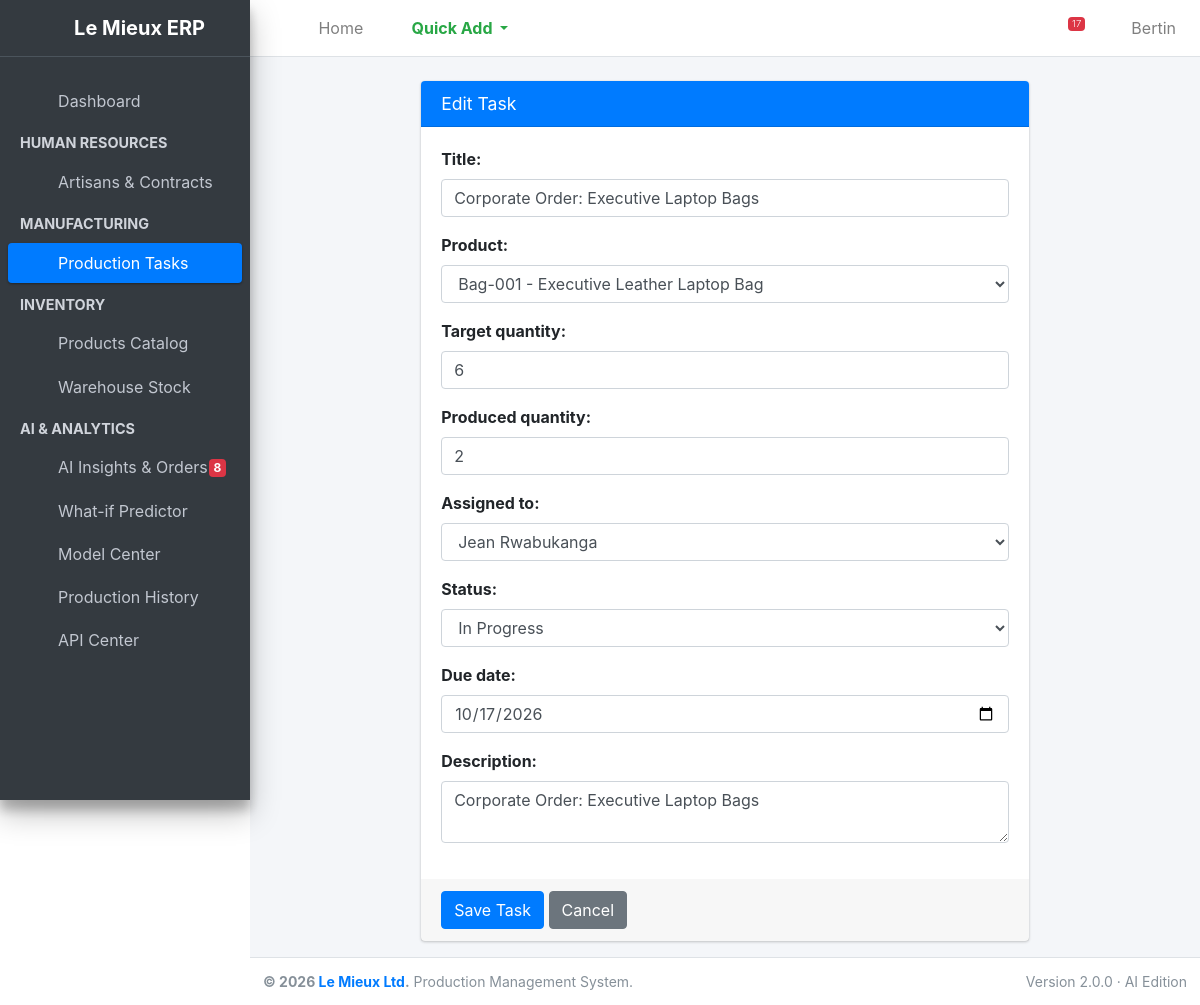
Before: /production/tasks/14/edit/ (signed in) with the older database file.
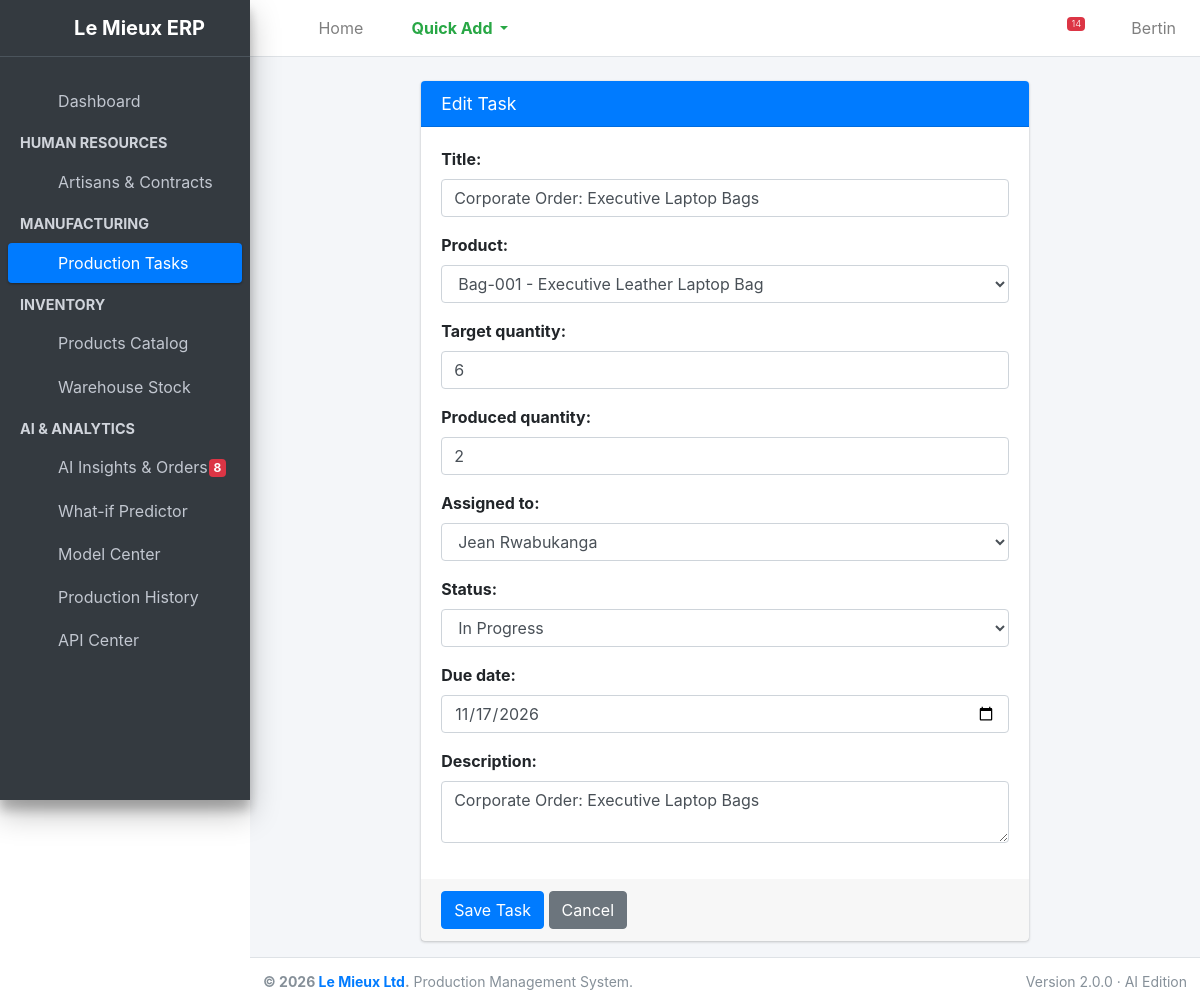
After: the same page with the newer database file.
### production/models.py (models this page shows, shortened)
class ProductionTask(models.Model):
    STATUS_CHOICES = [
        ('Pending', 'Pending'),
        ('In Progress', 'In Progress'),
        ('Completed', 'Completed'),
    ]
    title = models.CharField(max_length=200, help_text="e.g. Batch 1: Classic Belts")
    product = models.ForeignKey(Product, on_delete=models.PROTECT, related_name='tasks', null=True)
    target_quantity = models.PositiveIntegerField(default=1)
    produced_quantity = models.PositiveIntegerField(default=0)
    description = models.TextField(blank=True, null=True)
    assigned_to = models.ForeignKey(Employee, on_delete=models.SET_NULL, null=True, related_name='tasks')
    status = models.CharField(max_length=20, choices=STATUS_CHOICES, default='Pending')
    due_date = models.DateField()
    created_at = models.DateTimeField(auto_now_add=True)
    @property
    def is_overdue(self):
        if self.due_date and self.status != 'Completed':
            return self.due_date < datetime.date.today()
        return False
    def __init__(self, *args, **kwargs):
        super().__init__(*args, **kwargs)
        self._original_target = self.target_quantity if self.pk else 0
        self._original_due = self.due_date if self.pk else None

### production/views.py (the view)
# urls.py: path('tasks/<int:pk>/edit/', views.task_update, name='task_update'),
@login_required
@user_passes_test(is_staff_check, login_url='/')
def task_update(request, pk):
    task = get_object_or_404(ProductionTask, pk=pk)
    if request.method == 'POST':
        form = ProductionTaskForm(request.POST, instance=task)
        if form.is_valid():
            form.save()
            return redirect('production:task_list')
    else:
        form = ProductionTaskForm(instance=task)
    return render(request, 'production/task_form.html', {'form': form, 'title': 'Edit Task'})

### production/forms.py
class ProductionTaskForm(forms.ModelForm):
    class Meta:
        model = ProductionTask
        fields = ['title', 'product', 'target_quantity', 'produced_quantity', 'assigned_to', 'status', 'due_date', 'description']
        widgets = {
            'title': forms.TextInput(attrs={'class': 'form-control'}),
            'product': forms.Select(attrs={'class': 'form-control'}),
            'target_quantity': forms.NumberInput(attrs={'class': 'form-control'}),
            'produced_quantity': forms.NumberInput(attrs={'class': 'form-control'}),
            'assigned_to': forms.Select(attrs={'class': 'form-control'}),
            'status': forms.Select(attrs={'class': 'form-control'}),
            'due_date': forms.DateInput(attrs={'class': 'form-control', 'type': 'date'}),
            'description': forms.Textarea(attrs={'class': 'form-control', 'rows': 2}),
        }
    def __init__(self, *args, **kwargs):
        super().__init__(*args, **kwargs)
        self.fields['assigned_to'].queryset = Employee.objects.filter(is_active=True)

### employees/models.py (called while the page is built)
    def __str__(self):
        return f"{self.first_name} {self.last_name}"

### inventory/models.py (called while the page is built)
    def __str__(self):
        return f"{self.code} - {self.name}"

### production/templates/production/task_form.html (shortened to what this page needs)
{% extends 'base.html' %}
{% block content %}
<div class="row">
    <div class="col-md-8 offset-md-2">
        <div class="card card-primary">
            <div class="card-header">
                <h3 class="card-title">{{ title }}</h3>
            </div>
            <form method="POST">
                <div class="card-body">
                    {% for field in form %}
                        <div class="form-group">
                            {{ field.label_tag }}
                            {{ field }}
                        </div>
                    {% endfor %}
                </div>
                <div class="card-footer">
                    <button type="submit" class="btn btn-primary">Save Task</button>
                    <a href="{% url 'production:task_list' %}" class="btn btn-secondary">Cancel</a>
                </div>
            </form>
        </div>
    </div>
</div>
{% endblock %}

### templates/base.html (shortened to what the changed rows need)
{% load static %}
<!DOCTYPE html>
<html lang="en">
<head>
    <link rel="stylesheet" href="{% static 'plugins/fontawesome-free/css/all.min.css' %}">
    <link rel="stylesheet" href="{% static 'dist/css/adminlte.min.css' %}">
    <link rel="stylesheet" href="{% static 'analytics/analytics.css' %}">
</head>
<body class="hold-transition sidebar-mini layout-fixed">
<div class="wrapper">
    <nav class="main-header navbar navbar-expand navbar-white navbar-light">
        <ul class="navbar-nav ml-auto">
            <li class="nav-item dropdown">
                <a class="nav-link" data-toggle="dropdown" href="#" title="System Alerts">
                    {% if nav_alerts.total %}<span class="badge badge-danger navbar-badge">{{ nav_alerts.total }}</span>{% endif %}
                </a>
            </li>
        </ul>
    </nav>
    <div class="content-wrapper">
        <section class="content pt-4">
            <div class="container-fluid">
                {% block content %}
                {% endblock %}
            </div>
        </section>
    </div>
</div>
</body>
</html>

Changed rows visible on the page:
changed ProductionTask "Corporate Order: Executive Laptop Bags": due_date "10/17/2026" → "11/17/2026"
Other visible differences:
{{ nav_alerts.total }}: "17" → "14"
